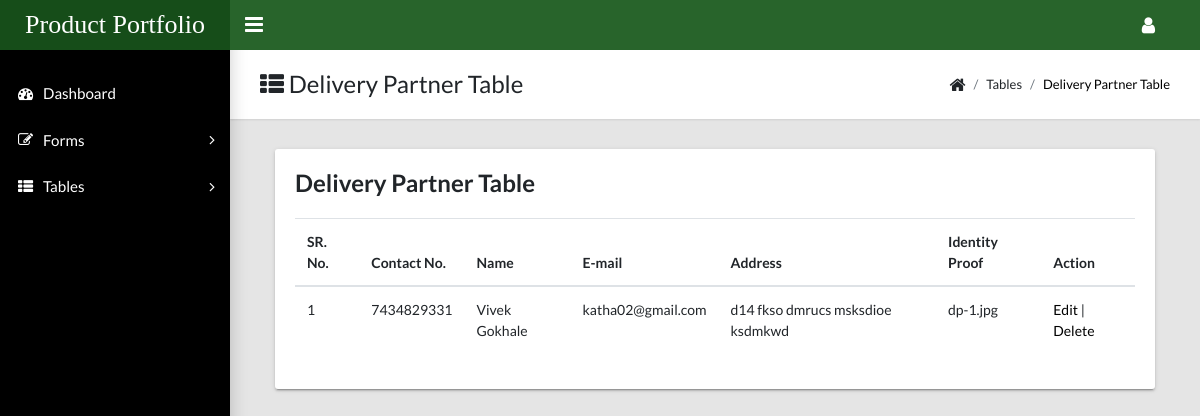
Screenshot of /admin-template/docs/delivery-partner-table.php (signed in) with the database file from the repository.
### tables this page shows
CREATE TABLE `delivery_partner` (
  `delivery_partner_id` int(11) NOT NULL,
  `dp_contact_no` bigint(11) NOT NULL,
  `dp_name` varchar(20) NOT NULL,
  `dp_password` varchar(10) NOT NULL,
  `dp_email` varchar(30) NOT NULL,
  `dp_address` varchar(50) NOT NULL,
  `identity_proof` varchar(20) NOT NULL
);

### admin-template/docs/delivery-partner-table.php (the view, shortened to what this page needs)
<?php
include "header.php";
?>
<?php
include 'aside.php';
?>
<?php
include 'connection.php';
?>
<main class="app-content">
    <div class="app-title">
        <div>
            <h1><i class="fa fa-th-list"></i> Delivery Partner Table</h1>
        </div>
        <ul class="app-breadcrumb breadcrumb">
            <li class="breadcrumb-item"><i class="fa fa-home fa-lg"></i></li>
            <li class="breadcrumb-item">Tables</li>
            <li class="breadcrumb-item active"><a href="#">Delivery Partner Table</a></li>
        </ul>
    </div>
    <div class="col-md-12">
        <div class="tile">
            <h3 class="tile-title">Delivery Partner Table</h3>
            <table class="table table-hover">
                <thead>
                    <tr>
                        <th>SR. No.</th>
                        <th>Contact No.</th>
                        <th>Name</th>
                        <th>E-mail</th>
                        <th>Address</th>
                        <th>Identity Proof</th>
                        <th>Action</th>
                    </tr>
                </thead>
                <tbody>
                    <?php
                    $q = "select * from delivery_partner";
                    $r = mysqli_query($conn, $q);
                    $i = 1;
                    while ($row = mysqli_fetch_array($r)) {
                        echo "<tr>";
                        echo "<td>" . $i . "</td>";
                        echo "<td>" . $row['dp_contact_no'] . "</td>";
                        echo "<td>" . $row['dp_name'] . "</td>";
                        echo "<td>" . $row['dp_email'] . "</td>";
                        echo "<td>" . $row['dp_address'] . "</td>";
                        echo "<td>" . $row['identity_proof'] . "</td>";
                        echo "<td><a href='deli-partner-edit.php?uid={$row['delivery_partner_id']}'>Edit</a> | <a href='deli-partner-table.php?did={$row['delivery_partner_id']}'>Delete</a> </td>";
                        echo "</tr>";
                        $i++;
                    }
                    ?>
                </tbody>
            </table>
        </div>
    </div>
</main>
</body>
</html>

### rows the page displays
delivery_partner: dp_contact_no "7434829331", dp_name "Vivek Gokhale", dp_email "katha02@gmail.com", dp_address "d14 fkso dmrucs msksdioe ksdmkwd", identity_proof "dp-1.jpg"
